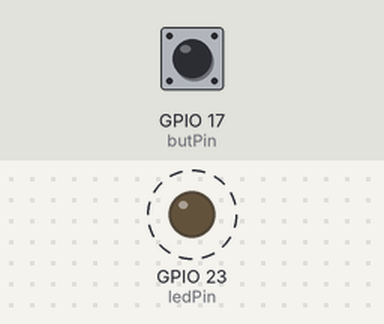
Recording of a program running on a simulated Raspberry Pi (BCM pin numbers). On the bench: output pins drawn as LEDs (lit = HIGH). Dashed ring = blinking. Inputs (shaded band) come from the test bench; at power-on: GPIO 17 (butPin) HIGH. What the program prints to the terminal is not drawn.

Above: at 1.28 s.
1.3 s: GPIO 17 (butPin) pulled LOW for 3.2 s
At 2.7 s:
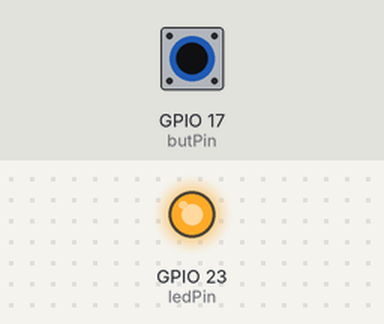
At 4.58 s:
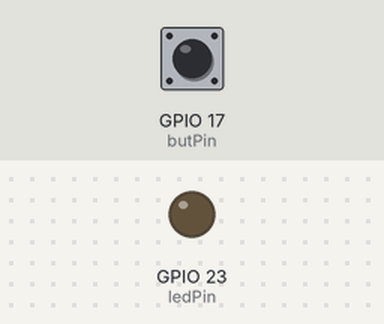
Timing chart, 0 to 12.1 s (numbered marks = the images above; inputs shaded):
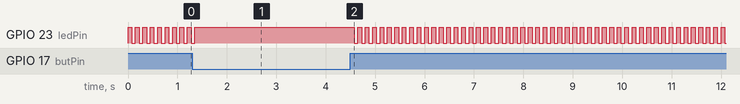

Measured:
- by itself, GPIO 23 (ledPin): repeats every 0.15 s: LOW 0.08 s, HIGH 0.08 s

The program:

myblinky.py
```python
#! /usr/bin/python3

# External module imports
import RPi.GPIO as GPIO
import time

# Pin Definitons:
ledPin = 23 # Broadcom pin 23 (P1 pin 16)
butPin = 17 # Broadcom pin 17 (P1 pin 11)

# Pin Setup:
GPIO.setmode(GPIO.BCM) # Broadcom pin-numbering scheme
GPIO.setup(ledPin, GPIO.OUT) # LED pin set as output
GPIO.setup(butPin, GPIO.IN, pull_up_down=GPIO.PUD_UP) # Button pin set as input w/ pull-up

# Initial state for LEDs:
GPIO.output(ledPin, GPIO.LOW)

print("Here we go! Press CTRL+C to exit")
try:
    while 1:
        if GPIO.input(butPin): # button is released
            GPIO.output(ledPin, GPIO.HIGH)
            time.sleep(0.075)
            GPIO.output(ledPin, GPIO.LOW)
            time.sleep(0.075)
        else: # button is pressed:
            GPIO.output(ledPin, GPIO.HIGH)

except KeyboardInterrupt: # If CTRL+C is pressed, exit cleanly:
    GPIO.cleanup() # cleanup all GPIO
```
